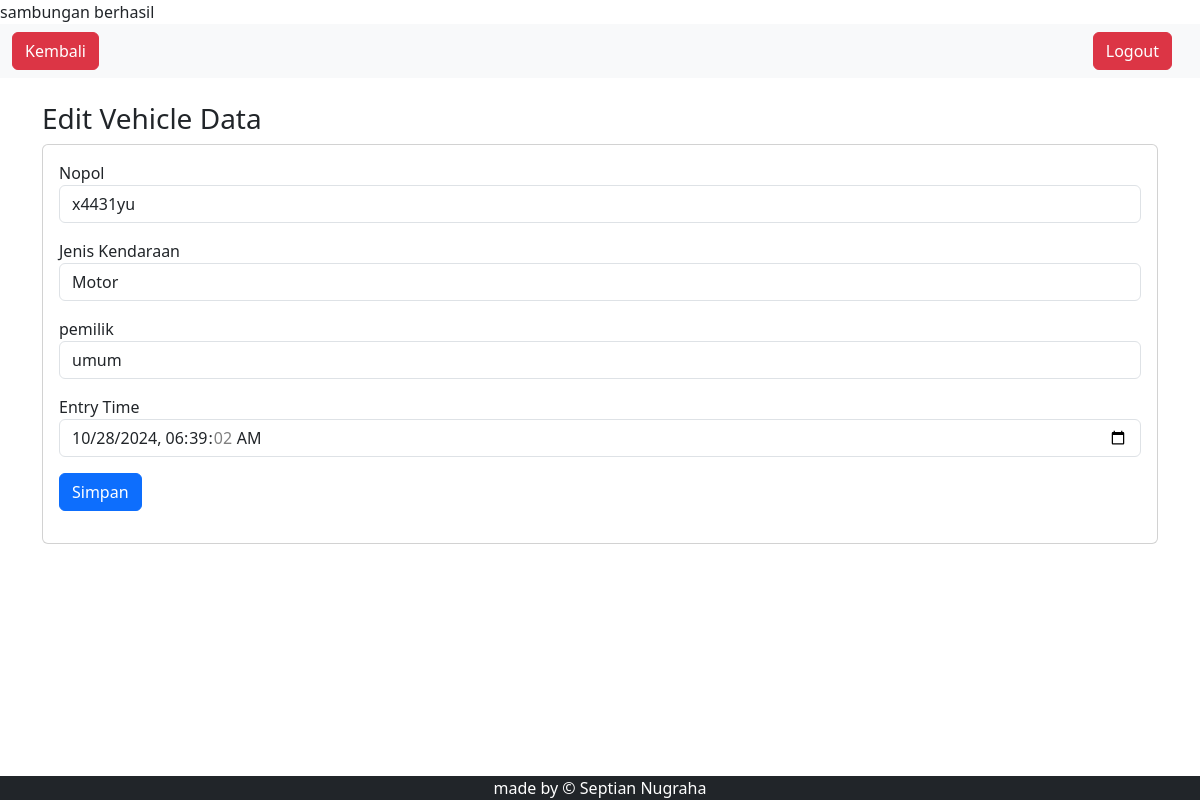
Page /form_edit.php?id=9 on the committed database.
### tables this page shows
CREATE TABLE `tbl_parkir` (
  `id` int(15) NOT NULL,
  `nopol` varchar(10) NOT NULL,
  `jenis_kendaraan` varchar(100) NOT NULL,
  `pemilik` varchar(100) DEFAULT NULL,
  `tanggal` date DEFAULT NULL,
  `masuk` timestamp NOT NULL DEFAULT current_timestamp(),
  `keluar` datetime DEFAULT NULL
);

### connection.php (called while the page is built, shortened)
<?php
$host = 'localhost';
$user = 'root';
$passw = '';
$db = 'db_parkir';
$conn = mysqli_connect($host, $user, $passw, $db);
function myquery($query)
{
    global $conn;
    $result = mysqli_query($conn, $query);
    $list = [];
    while ($data = mysqli_fetch_assoc($result)) {
        $list[] = $data;
    }
    return $list;
}

### form_edit.php (the view, shortened to what this page needs)
<?php
$id_kendaraan = $_GET['id'] ?? null;
$data_parkir = myquery("SELECT * FROM tbl_parkir WHERE id = $id_kendaraan ")[0] ?? null;
?>
<!DOCTYPE html>
<html lang="en">
<head>
    <link href="https://cdn.jsdelivr.net/npm/bootstrap@5.3.3/dist/css/bootstrap.min.css" rel="stylesheet">
</head>
<body>
    <?php
    include('layout/header.php');
    ?>
    <div class="container">
        <div class="row">
            <div class="col-sm-12">
                <h3 class="mt-4 mb-2">Edit Vehicle Data</h3>
                <div class="card mb-4">
                    <div class="card-body">
                        <form method="POST">
                            <div class="mb-3">
                                <label>Nopol</label>
                                <input type="text" name="txt_nopol" class="form-control" placeholder="Enter License Plate" value="<?= htmlspecialchars($data_parkir['nopol'] ?? ''); ?>" required />
                            </div>
                            <div class="mb-3">
                                <label>Jenis Kendaraan</label>
                                <select name="txt_jenis_kendaraan" class="form-control" required>
                                    <option value="motor" <?= ($data_parkir['jenis_kendaraan'] ?? '') === 'motor' ? 'selected' : ''; ?>>Motor</option>
                                </select>
                            </div>
                            <div class="mb-3">
                                <label>pemilik</label>
                                <input type="text" name="txt_pemilik" class="form-control" placeholder="Umum/karyawan" value="<?= htmlspecialchars($data_parkir['pemilik'] ?? ''); ?>" required />
                            </div>
                            <div class="mb-3">
                                <label>Entry Time</label>
                                <input type="datetime-local" name="txt_masuk" class="form-control" value="<?= htmlspecialchars(str_replace(' ', 'T', $data_parkir['masuk'] ?? '')); ?>" required />
                            </div>
                            <button type="submit" class="btn btn-primary" name="submit_update">Simpan</button>
                        </form>
                    </div>
                </div>
            </div>
        </div>
    </div>
    <?php include('layout/footer.php'); ?>
</body>
</html>

### rows in the picture
tbl_parkir: txt_nopol "x4431yu", txt_jenis_kendaraan "Motor", txt_pemilik "umum", txt_masuk "10/28/2024 06:39:02"

### other values in the picture
$button3Text "Kembali"
